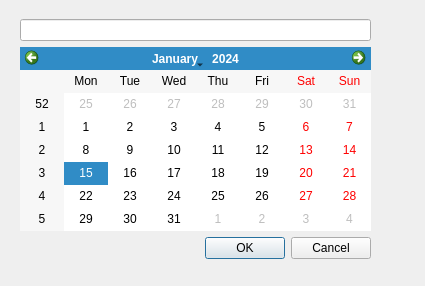
<?xml version="1.0" encoding="UTF-8"?>
<ui version="4.0">
 <class>Dialog</class>
 <widget class="QDialog" name="Dialog">
  <property name="geometry">
   <rect>
    <x>0</x>
    <y>0</y>
    <width>425</width>
    <height>286</height>
   </rect>
  </property>
  <property name="windowTitle">
   <string>Dialog</string>
  </property>
  <widget class="QWidget" name="verticalLayoutWidget">
   <property name="geometry">
    <rect>
     <x>20</x>
     <y>19</y>
     <width>351</width>
     <height>240</height>
    </rect>
   </property>
   <layout class="QVBoxLayout" name="verticalLayout">
    <item>
     <widget class="QLineEdit" name="input_task_name"/>
    </item>
    <item>
     <widget class="QCalendarWidget" name="calendar_deadline"/>
    </item>
    <item>
     <widget class="QDialogButtonBox" name="buttonBox">
      <property name="orientation">
       <enum>Qt::Horizontal</enum>
      </property>
      <property name="standardButtons">
       <set>QDialogButtonBox::Cancel|QDialogButtonBox::Ok</set>
      </property>
     </widget>
    </item>
   </layout>
  </widget>
 </widget>
 <resources/>
 <connections>
  <connection>
   <sender>buttonBox</sender>
   <signal>accepted()</signal>
   <receiver>Dialog</receiver>
   <slot>accept()</slot>
   <hints>
    <hint type="sourcelabel">
     <x>248</x>
     <y>254</y>
    </hint>
    <hint type="destinationlabel">
     <x>157</x>
     <y>274</y>
    </hint>
   </hints>
  </connection>
  <connection>
   <sender>buttonBox</sender>
   <signal>rejected()</signal>
   <receiver>Dialog</receiver>
   <slot>reject()</slot>
   <hints>
    <hint type="sourcelabel">
     <x>316</x>
     <y>260</y>
    </hint>
    <hint type="destinationlabel">
     <x>286</x>
     <y>274</y>
    </hint>
   </hints>
  </connection>
 </connections>
</ui>
